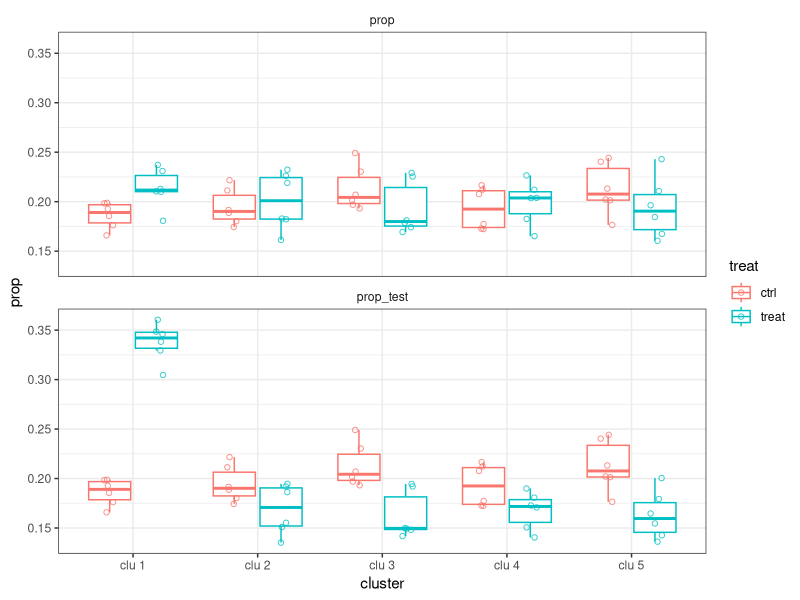
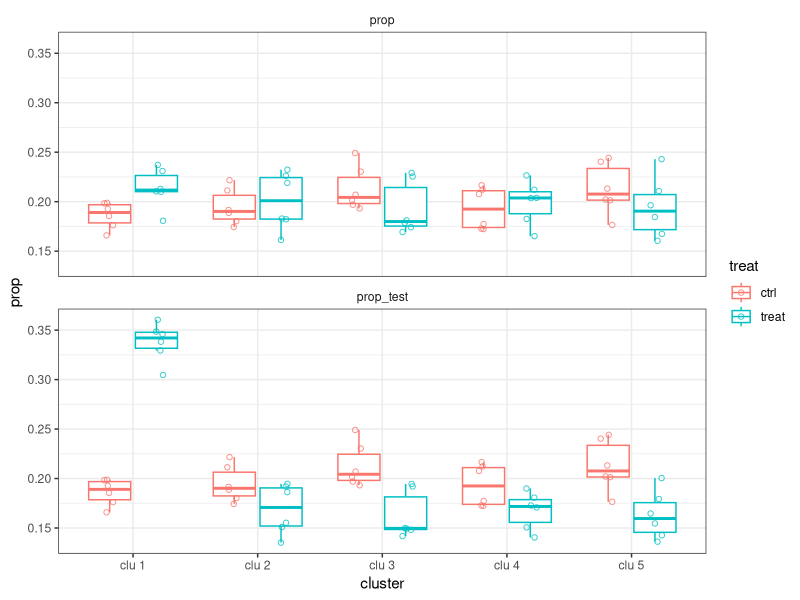

Write R code to recreate these figures, in order. (Note: this script raises an error after producing the figures.)
# AIM ---------------------------------------------------------------------
# sample script to explain the problem with proportion analysis

# libraries ---------------------------------------------------------------
library(tidyverse)

# simulate the data -------------------------------------------------------
set.seed(12345)

# cluster metadata
cluster <- rep(paste0("clu ",c(1:5)),12)

# sample metadata
sample <- rep(LETTERS[1:12],each = 5)

# sample treat
treat <- c(rep("ctrl",30),rep("treat",30))

# build the total dataset
df <- data.frame(count = round(runif(60,min = 500,max = 800),digits = 0)) %>%
  mutate(cluster = cluster) %>%
  mutate(sample = sample) %>%
  mutate(treat = treat)

# simulate an increase in one specific cluster only
df_test <- df %>%
  mutate(count_test = case_when(cluster == "clu 1" & treat == "treat" ~ count + 600,
                                T ~ count))

# wrangling ---------------------------------------------------------------
# calculate the proportion
df_tot <- df_test %>%
  group_by(sample,treat) %>%
  # regular condition
  mutate(total = sum(count),
         prop = count/total) %>%
  # test condition
  mutate(total_test = sum(count_test),
         prop_test = count_test/total_test)
  

# show the proportions
df_tot %>%
  dplyr::select(cluster,sample,treat,prop,prop_test) %>%
  pivot_longer(names_to = "var_name",values_to = "prop",c(prop,prop_test)) %>%
  ggplot(aes(x=cluster,y=prop,col=treat)) +
  geom_boxplot(outlier.shape = NA) +
    geom_point(position = position_jitterdodge(jitter.width = 0.1,dodge.width = 0.8),shape=1,alpha=0.8)+
  facet_wrap(~var_name,ncol = 1) +
  theme_bw() +
  theme(strip.background = element_blank())
ggsave("../../out/plot/boxplot_proportions.pdf",height = 6,width = 6)  

# save the object ---------------------------------------------------------
df_tot %>%
  write_tsv("../../out/table/sample_metadata_simulatedData.tsv")

